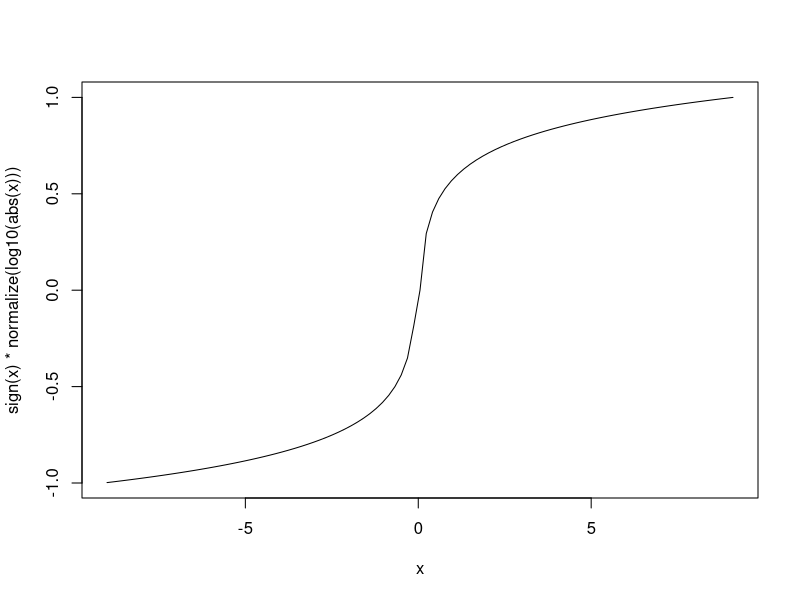

R code for this plot:
## ---- chunk 1
repo.dir <- normalizePath("..")
post.id <- "2022-07-14-pos-and-neg-log-transform-"
fig.path <- file.path(repo.dir, "assets", "img", post.id)
knitr::opts_chunk$set(
  dpi=100,
  fig.path=fig.path,
  fig.width=8,
  fig.process=function(path)sub(repo.dir, "", path, fixed=TRUE),
  fig.height=7)
if(FALSE){
  knitr::knit("2022-07-14-pos-and-neg-log-transform.Rmd")
}
## ---- chunk 2
normalize <- function(x)(x-min(x))/(max(x)-min(x))
curve(sign(x)*normalize(log10(abs(x))),-9,9.1)
